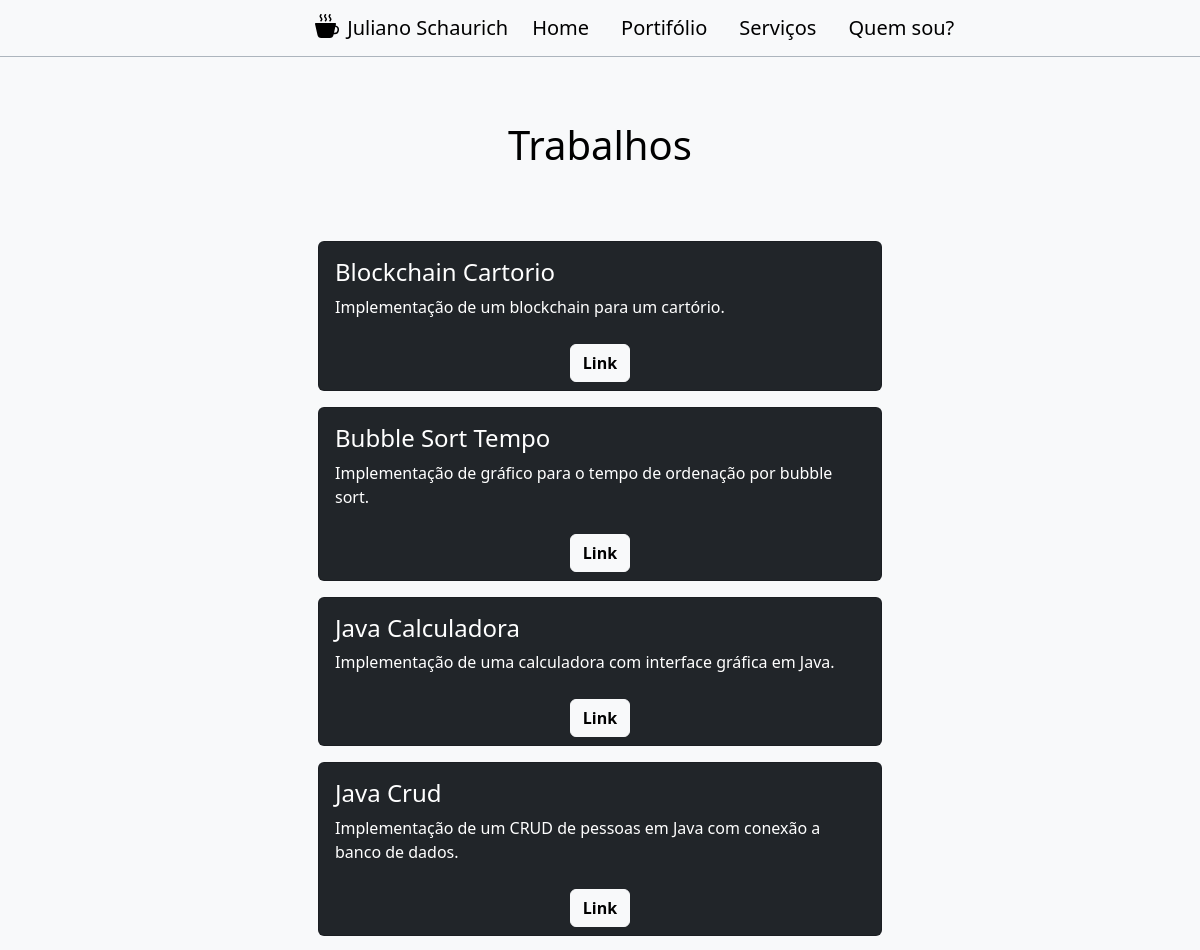
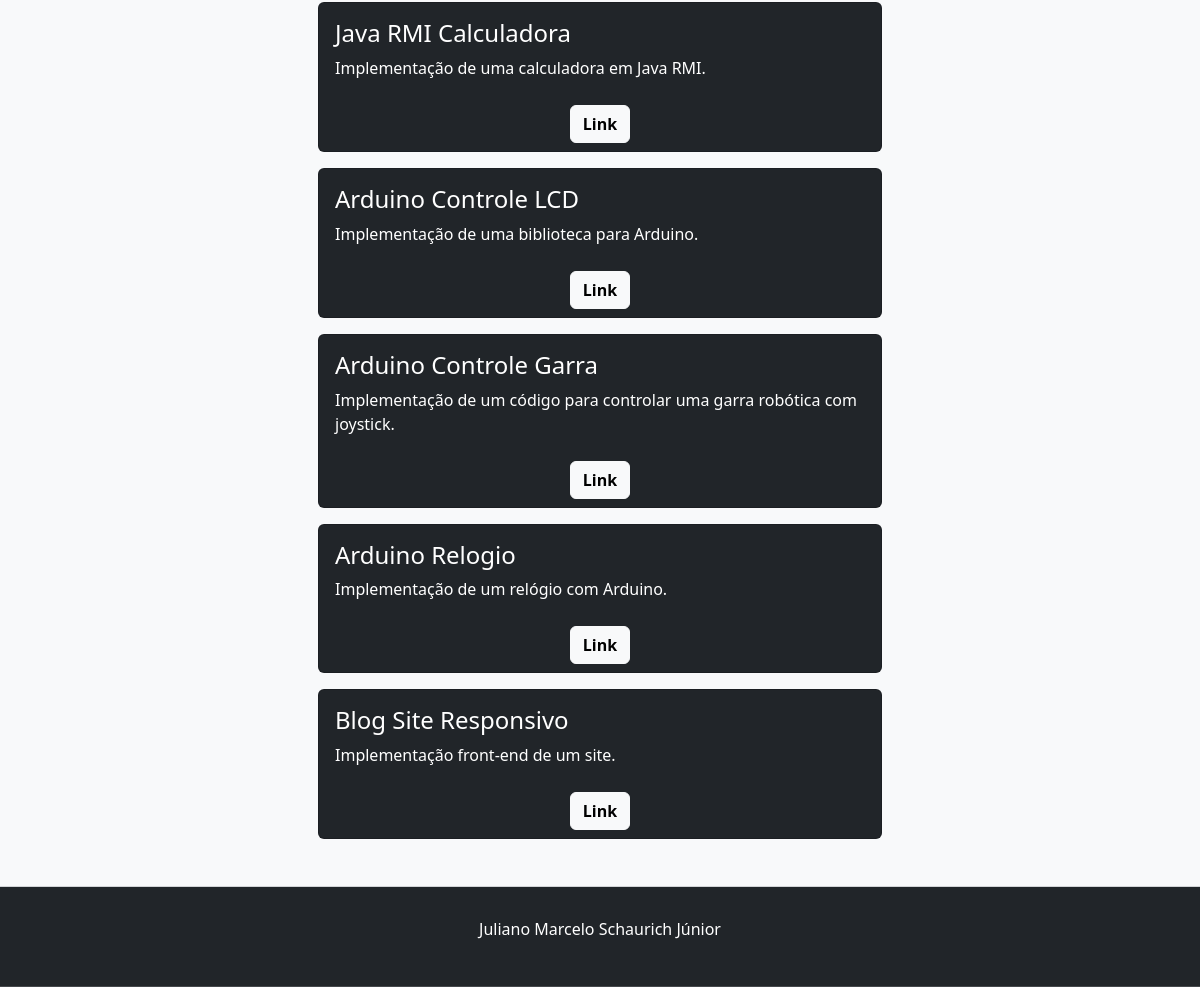
Page /portifolio_site_recursivo/index.php?secao=portifolio on the committed database (2 pictures, top to bottom).
### tables this page shows
CREATE TABLE IF NOT EXISTS `objetos` (
  `id` int(11) NOT NULL AUTO_INCREMENT,
  `nome` varchar(255) NOT NULL,
  `texto` text NOT NULL,
  `link` varchar(255) NOT NULL,
  PRIMARY KEY (`id`)
);

### portifolio_site_recursivo/controller/ver_url.php (called while the page is built)
<?php
class ver_url{
    public function trocar_url($url){
        if(empty($url)){
            $url = "secoes\home.php";
        }else{
            $url = "secoes/$url.php";
        }
        include_once($url);
    }
}

### portifolio_site_recursivo/dao/conexao.php (called while the page is built, shortened)
<?php
class conexao{
    protected $host, $user, $pass, $dba, $conn, $sql, $qr, $data, $status, $totalFields, $error;
    public function __construct(){
        $this->host = "localhost";
        $this->user = "root";
        $this->pass = "";
        $this->dba = "site_tema_livre";
    }
    public function connect(){
        $this->conn = @mysqli_connect($this->host, $this->user, $this->pass) or die("<ins><center>Erro ao conectar ao banco de dados.</ins></center>".mysqli_error());
        mysqli_set_charset($this->conn, "utf8");
        return $this->conn;
    }
    public function exeSQL($sql){
        $this->qr = @mysqli_query($this->conn, $sql) or die("<ins><center>Erro ao executar a query.</ins></center>".mysqli_error());
        return $this->qr;
    }
}
?>

### portifolio_site_recursivo/dao/manipula_dados.php (called while the page is built, shortened)
<?php
    include_once("conexao.php");
    class manipula_dados extends conexao{
        protected $table, $fields, $dados, $status, $fieldid, $valueid;
        public function set_table($tabela){
            $this->table = $tabela;
        }
        public function get_all_data_table(){
            $this->sql = "SELECT * FROM $this->table";
            $this->qr = self::exeSQL($this->sql);
            $lista = array();
            while($row = @mysqli_fetch_assoc($this->qr)){
                array_push($lista, $row);
            }
            return $lista;
        }
    }
?>

### portifolio_site_recursivo/secoes/portifolio.php (the view)
<?php
    include_once("dao\manipula_dados.php");
   $busca = new manipula_dados();
   $busca->set_table("objetos");
   $objetos = $busca->get_all_data_table();
?>
<div class="mt-3 container-fluid d-flex flex-column justify-content-center align-items-center">
    <h1 class="mt-5 text-center" >Trabalhos</h1>
    <div class="w-50 mt-5 mb-5 container-fluid d-flex flex-column justify-content-center">
<?php
    foreach($objetos as $objeto){
?>
        <div class="card text-bg-dark w-100 mt-3 d-flex justify-content-center" style="">
            <div class="card-body">
                <h4 class="card-title"><?=$objeto['nome'];?></h4>
                <p class="card-text"><?=$objeto['texto'];?></p>
            </div>
            <div class="card-footer text-center border-dark" >
                <a href="<?=$objeto['link'];?>" class="btn btn-light fw-bold">Link</a>
            </div>
        </div>
<?php
    }
?>
    </div>
</div>

### rows in the picture
objetos: nome "Blockchain Cartorio", texto "Implementação de um blockchain para um cartório."
objetos: nome "Bubble Sort Tempo", texto "Implementação de gráfico para o tempo de ordenação por bubble sort."
objetos: nome "Java Calculadora", texto "Implementação de uma calculadora com interface gráfica em Java."
objetos: nome "Java Crud", texto "Implementação de um CRUD de pessoas em Java com conexão a banco de dados."
objetos: nome "Java RMI Calculadora", texto "Implementação de uma calculadora em Java RMI."
objetos: nome "Arduino Controle LCD", texto "Implementação de uma biblioteca para Arduino."
objetos: nome "Arduino Controle Garra", texto "Implementação de um código para controlar uma garra robótica com joystick."
objetos: nome "Arduino Relogio", texto "Implementação de um relógio com Arduino."
objetos: nome "Blog Site Responsivo", texto "Implementação front-end de um site."
